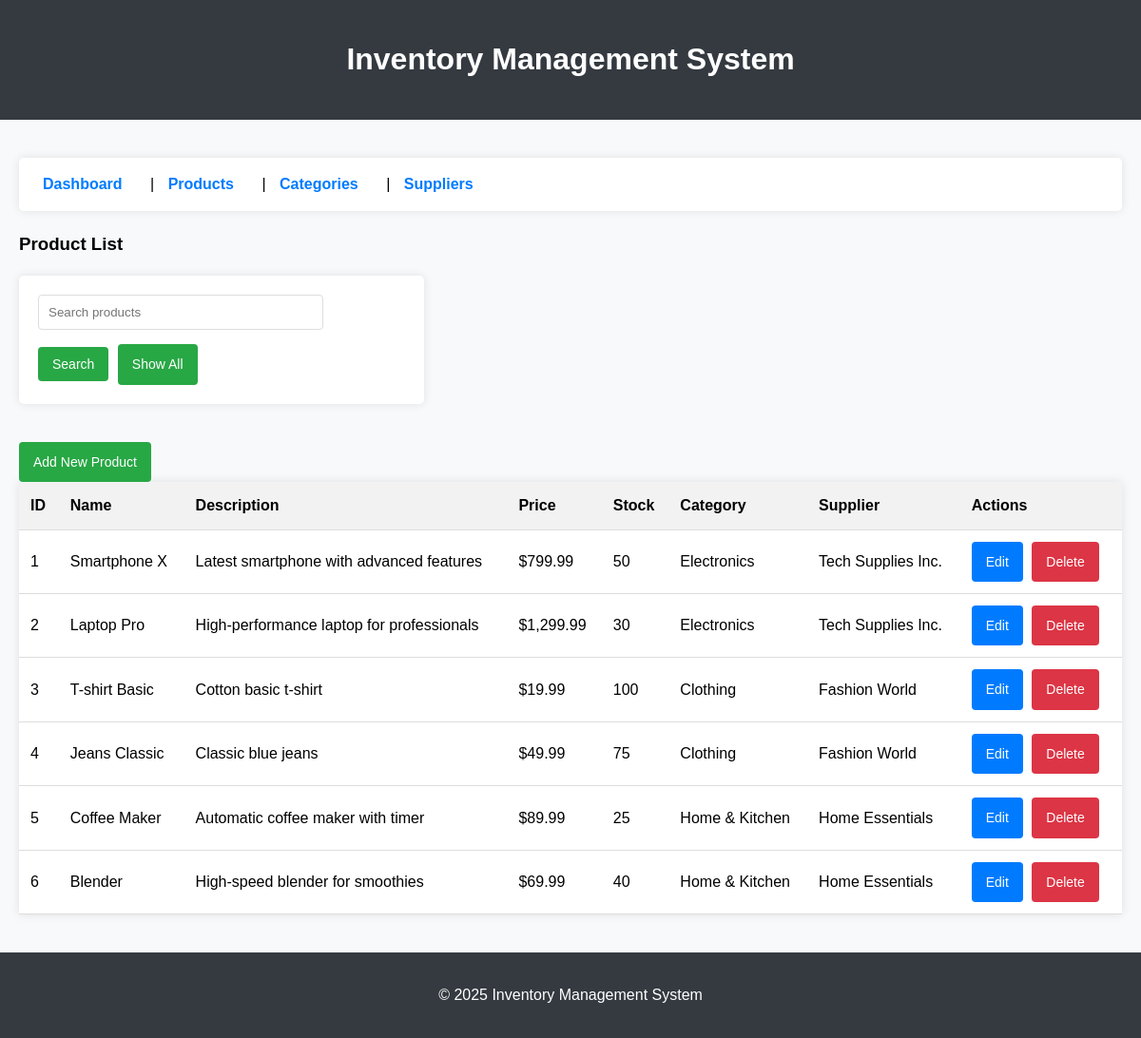
The page /?page=products on the database its author committed.
### tables this page shows
CREATE TABLE products (
    id INT AUTO_INCREMENT PRIMARY KEY,
    name VARCHAR(255) NOT NULL,
    description TEXT,
    price DECIMAL(10, 2) NOT NULL,
    stock INT NOT NULL DEFAULT 0,
    category_id INT,
    supplier_id INT,
    created_at TIMESTAMP DEFAULT CURRENT_TIMESTAMP,
    FOREIGN KEY (category_id) REFERENCES categories(id),
    FOREIGN KEY (supplier_id) REFERENCES suppliers(id)
);

CREATE TABLE categories (
    id INT AUTO_INCREMENT PRIMARY KEY,
    name VARCHAR(100) NOT NULL,
    description TEXT
);

CREATE TABLE suppliers (
    id INT AUTO_INCREMENT PRIMARY KEY,
    name VARCHAR(100) NOT NULL,
    contact_person VARCHAR(100),
    email VARCHAR(100),
    phone VARCHAR(15),
    address TEXT
);

### config/db.php (called while the page is built, shortened)
<?php
class Database {
    private $host = "localhost";
    private $username = "root";
    private $password = "new_password";
    private $dbname = "inventory_db";
    public function __construct() {
        try {
            $this->conn = new PDO("mysql:host=$this->host;dbname=$this->dbname", $this->username, $this->password);
        } catch (PDOException $e) {
            echo "Connection failed: " . $e->getMessage();
        }
    }
}
?>

### class/Product.php (called while the page is built, shortened)
<?php
require_once 'config/db.php';
class Product {
    private $db;
    public function __construct() {
        $this->db = (new Database())->conn;
    }
    public function getAllProducts() {
        $stmt = $this->db->query("SELECT p.*, c.name as category_name, s.name as supplier_name
                                 FROM products p
                                 LEFT JOIN categories c ON p.category_id = c.id
                                 LEFT JOIN suppliers s ON p.supplier_id = s.id");
        return $stmt->fetchAll(PDO::FETCH_ASSOC);
    }
}
?>

### view/products.php (the view, shortened to what this page needs)
<h3>Product List</h3>
<div class="search-form">
    <form method="GET" action="?page=products">
        <input type="text" name="search" placeholder="Search products" value="<?= isset($_GET['search']) ? htmlspecialchars($_GET['search']) : '' ?>">
        <button type="submit">Search</button>
        <a href="?page=products" class="button">Show All</a>
    </form>
</div>
<a href="?page=product_form" class="button">Add New Product</a>
<table>
    <tr>
        <th>ID</th>
        <th>Name</th>
        <th>Description</th>
        <th>Price</th>
        <th>Stock</th>
        <th>Category</th>
        <th>Supplier</th>
        <th>Actions</th>
    </tr>
    <?php
    $products = isset($_GET['search']) ? $product->searchProducts($_GET['search']) : $product->getAllProducts();
    if (count($products) > 0):
        foreach ($products as $p):
    ?>
    <tr>
        <td><?= $p['id'] ?></td>
        <td><?= htmlspecialchars($p['name']) ?></td>
        <td><?= htmlspecialchars($p['description']) ?></td>
        <td>$<?= number_format($p['price'], 2) ?></td>
        <td><?= $p['stock'] ?></td>
        <td><?= htmlspecialchars($p['category_name'] ?? 'None') ?></td>
        <td><?= htmlspecialchars($p['supplier_name'] ?? 'None') ?></td>
        <td>
            <a href="?page=product_form&id=<?= $p['id'] ?>" class="button button-edit">Edit</a>
            <a href="?page=products&delete=<?= $p['id'] ?>" class="button button-delete" onclick="return confirm('Are you sure you want to delete this product?')">Delete</a>
        </td>
    </tr>
    <?php
        endforeach;
    else:
    ?>
    <tr>
        <td colspan="8">No products found</td>
    </tr>
    <?php endif; ?>
</table>

### view/header.php (shortened to what this page needs)
<!DOCTYPE html>
<html lang="en">
<head>
    <link rel="stylesheet" href="style.css">
</head>
<body>
    <header>
        <h1>Inventory Management System</h1>
    </header>

### index.php (shortened to what this page needs)
<?php
require_once 'class/Product.php';
$product = new Product();
include 'view/header.php';
?>
<main>
    <nav>
        <a href="?page=dashboard">Dashboard</a> |
        <a href="?page=products">Products</a> |
        <a href="?page=categories">Categories</a> |
        <a href="?page=suppliers">Suppliers</a>
    </nav>
    <?php
    $page = isset($_GET['page']) ? $_GET['page'] : 'dashboard';
    switch ($page) {
        case 'products':
            include 'view/products.php';
            break;
    }
    ?>
</main>
<?php include 'view/footer.php'; ?>

### view/footer.php
    <footer>
        <p>&copy; <?= date('Y') ?> Inventory Management System</p>
    </footer>
</body>
</html>

### style.css (style rules this page uses)
body { font-family: Arial, sans-serif; margin: 0; padding: 0; line-height: 1.6; background-color: #f8f9fa; }
header, footer { background-color: #343a40; color: white; text-align: center; padding: 1rem; }
main { padding: 20px; max-width: 1200px; margin: 0 auto; }
table { width: 100%; border-collapse: collapse; margin-bottom: 20px; background-color: white; box-shadow: 0 0 10px rgba(0, 0, 0, 0.1); }
table th, table td { padding: 12px; text-align: left; border-bottom: 1px solid #ddd; }
table th { background-color: #f2f2f2; font-weight: bold; }
form { margin-bottom: 20px; background-color: white; padding: 20px; border-radius: 5px; box-shadow: 0 0 10px rgba(0, 0, 0, 0.1); }
form input, form select, form textarea { width: 100%; padding: 10px; margin-bottom: 15px; border: 1px solid #ddd; border-radius: 4px; box-sizing: border-box; }
button, .button { background-color: #28a745; color: white; padding: 10px 15px; border: none; border-radius: 4px; cursor: pointer; text-decoration: none; display: inline-block; margin-right: 5px; font-size: 14px; }
.button-edit { background-color: #007bff; }
.button-delete { background-color: #dc3545; }
nav { margin: 20px 0; background-color: white; padding: 15px; border-radius: 5px; box-shadow: 0 0 10px rgba(0, 0, 0, 0.1); }
nav a { margin-right: 15px; text-decoration: none; color: #007bff; font-weight: bold; padding: 5px 10px; border-radius: 3px; }
.search-form { margin-bottom: 20px; display: flex; align-items: center; }
.search-form input { flex: 1; max-width: 300px; margin-right: 10px; padding: 10px; border: 1px solid #ddd; border-radius: 4px; }

### rows shown on the page
products: id "1", name "Smartphone X", description "Latest smartphone with advanced features", price "799.99", stock "50", category.name "Electronics", supplier.name "Tech Supplies Inc."
products: id "2", name "Laptop Pro", description "High-performance laptop for professionals", price "1,299.99", stock "30", category.name "Electronics", supplier.name "Tech Supplies Inc."
products: id "3", name "T-shirt Basic", description "Cotton basic t-shirt", price "19.99", stock "100", category.name "Clothing", supplier.name "Fashion World"
products: id "4", name "Jeans Classic", description "Classic blue jeans", price "49.99", stock "75", category.name "Clothing", supplier.name "Fashion World"
products: id "5", name "Coffee Maker", description "Automatic coffee maker with timer", price "89.99", stock "25", category.name "Home & Kitchen", supplier.name "Home Essentials"
products: id "6", name "Blender", description "High-speed blender for smoothies", price "69.99", stock "40", category.name "Home & Kitchen", supplier.name "Home Essentials"
